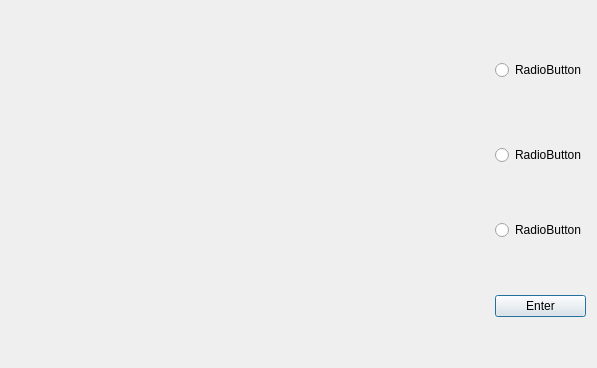
<?xml version="1.0" encoding="UTF-8"?>
<ui version="4.0">
 <class>Dialog</class>
 <widget class="QDialog" name="Dialog">
  <property name="geometry">
   <rect>
    <x>0</x>
    <y>0</y>
    <width>597</width>
    <height>368</height>
   </rect>
  </property>
  <property name="windowTitle">
   <string>Graph</string>
  </property>
  <layout class="QGridLayout" name="gridLayout" columnstretch="1,0,0">
   <item row="3" column="2">
    <widget class="QPushButton" name="EnterButton">
     <property name="text">
      <string>Enter</string>
     </property>
    </widget>
   </item>
   <item row="0" column="0" rowspan="4">
    <widget class="PlotWidget" name="Graph" native="true">
     <property name="minimumSize">
      <size>
       <width>200</width>
       <height>200</height>
      </size>
     </property>
    </widget>
   </item>
   <item row="1" column="2">
    <widget class="QRadioButton" name="radioButton_3">
     <property name="text">
      <string>RadioButton</string>
     </property>
     <attribute name="buttonGroup">
      <string notr="true">RadioButtons</string>
     </attribute>
    </widget>
   </item>
   <item row="2" column="2">
    <widget class="QRadioButton" name="radioButton_2">
     <property name="text">
      <string>RadioButton</string>
     </property>
     <attribute name="buttonGroup">
      <string notr="true">RadioButtons</string>
     </attribute>
    </widget>
   </item>
   <item row="0" column="2">
    <widget class="QRadioButton" name="radioButton_1">
     <property name="text">
      <string>RadioButton</string>
     </property>
     <attribute name="buttonGroup">
      <string notr="true">RadioButtons</string>
     </attribute>
    </widget>
   </item>
  </layout>
 </widget>
 <customwidgets>
  <customwidget>
   <class>PlotWidget</class>
   <extends>QWidget</extends>
   <header>pyqtgraph</header>
   <container>1</container>
  </customwidget>
 </customwidgets>
 <resources/>
 <connections/>
 <buttongroups>
  <buttongroup name="RadioButtons"/>
 </buttongroups>
</ui>
